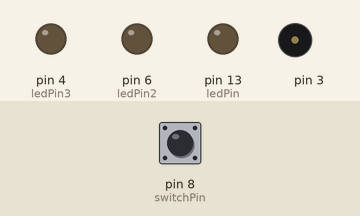
Recording of a sketch running on a simulated Arduino Uno, built with avr-gcc and run on an emulated ATmega328P. Parts: output pins drawn as LEDs (lit = HIGH), buzzer (waves = sounding). Inputs (shaded band) come from the test bench; at power-on: pin 8 (switchPin) LOW.

Above: at 1.2 s.
1.3 s: pin 8 (switchPin) pulled HIGH for 0.15 s
At 1.5 s:
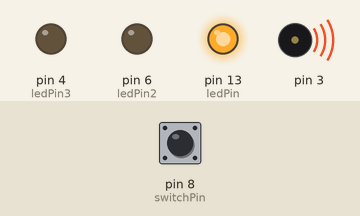
At 1.9 s:
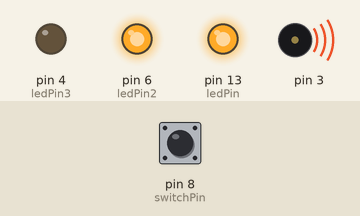
4.0 s: pin 8 (switchPin) pulled HIGH for 3.2 s
At 6.1 s:
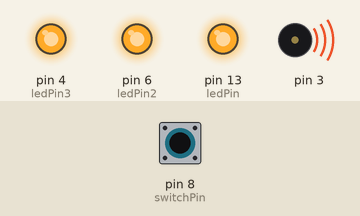
Timing chart, 0 to 9.1 s (numbered marks = the images above; inputs shaded):
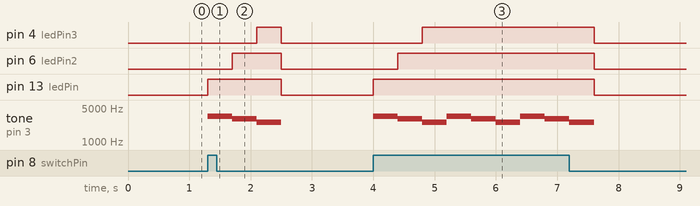

Measured:
- after the input at 1.3 s, pin 4 (ledPin3): LOW → HIGH after 0.80 s, → LOW 0.40 s later; pin 6 (ledPin2): LOW → HIGH after 0.40 s, → LOW 0.80 s later; pin 13 (ledPin): LOW → HIGH at once, → LOW 1.2 s later; tone on pin 3: silent → 3400 Hz at once, → 3038 Hz 0.40 s later, → 2550 Hz 0.40 s later, → silent 0.40 s later
- after the input at 4.0 s, pin 4 (ledPin3): LOW → HIGH after 0.80 s, → LOW 2.8 s later; pin 6 (ledPin2): LOW → HIGH after 0.40 s, → LOW 3.2 s later; pin 13 (ledPin): LOW → HIGH at once, → LOW 3.6 s later; tone on pin 3: silent → 3400 Hz at once, then repeats every 1.2 s: 3038 Hz 0.40 s, 2550 Hz 0.40 s, 3400 Hz 0.40 s, until it stays silent from 7.6 s

The sketch:

LEDSound.ino
```cpp
  int switchPin= 8;
  int ledPin = 13;
  int ledPin2 = 6;
  int ledPin3 = 4;
  int counter = 0;

void setup() {
  pinMode(switchPin, INPUT);
  pinMode(ledPin, OUTPUT);
  pinMode(ledPin2, OUTPUT);
  pinMode(ledPin3, OUTPUT);
}

void loop() {
  if(digitalRead(switchPin) == HIGH)
  {
    digitalWrite(ledPin, HIGH);
    tone(3,3400);
    delay(400);
    digitalWrite(ledPin2, HIGH);
    tone(3,3038);
    delay(400);
    digitalWrite(ledPin3, HIGH);
    tone(3, 2550);
    delay(400);
    noTone(3);
  }
  else{
    digitalWrite(ledPin, LOW);
    digitalWrite(ledPin2, LOW);
    digitalWrite(ledPin3, LOW);
  }
}
```
